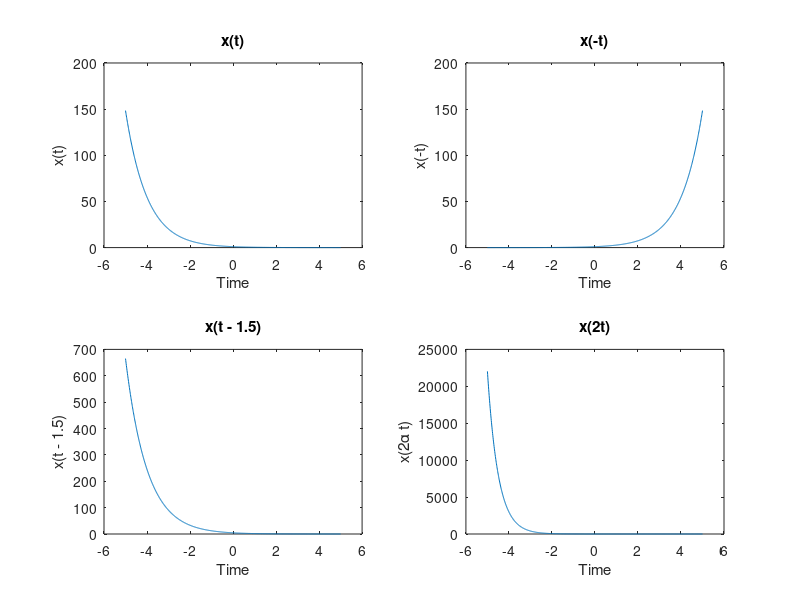

MATLAB code for this plot:
a = 1 + mod(231, 3);
t = -5:0.01:5;
x = @(t) exp(-a * t);

subplot(2, 2, 1);
plot(t, x(t));
xlabel('Time')
ylabel('x(t)')
title('x(t)')

subplot(2, 2, 2);
plot(t, x(-t));
xlabel('Time')
ylabel('x(-t)')
title('x(-t)')

subplot(2, 2, 3);
plot(t, x(t - 1.5 * a));
xlabel('Time')
ylabel('x(t - 1.5)')
title('x(t - 1.5)')

subplot(2, 2, 4);
plot(t, x(2 * a * t));
xlabel('Time')
ylabel('x(2\alpha t)')
title('x(2t)')
